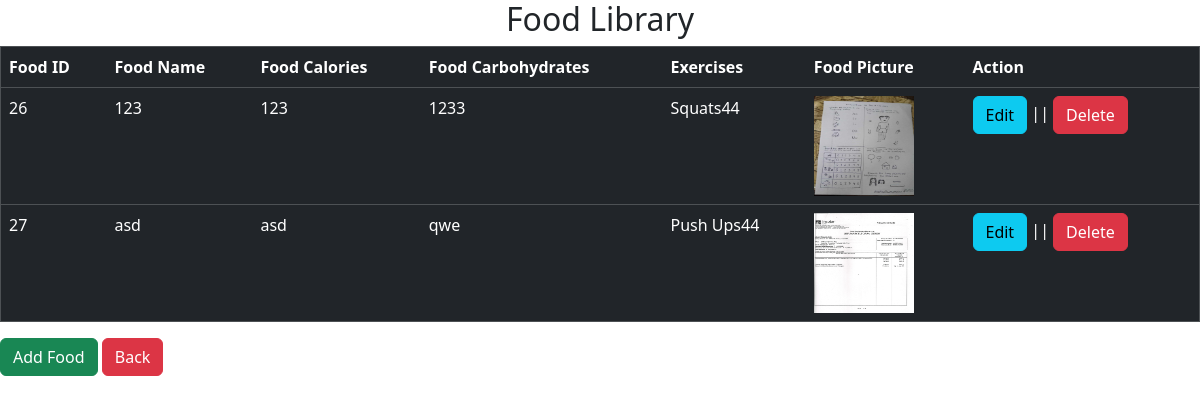
Page /foodlibrary.php (signed in) on the earlier database version.
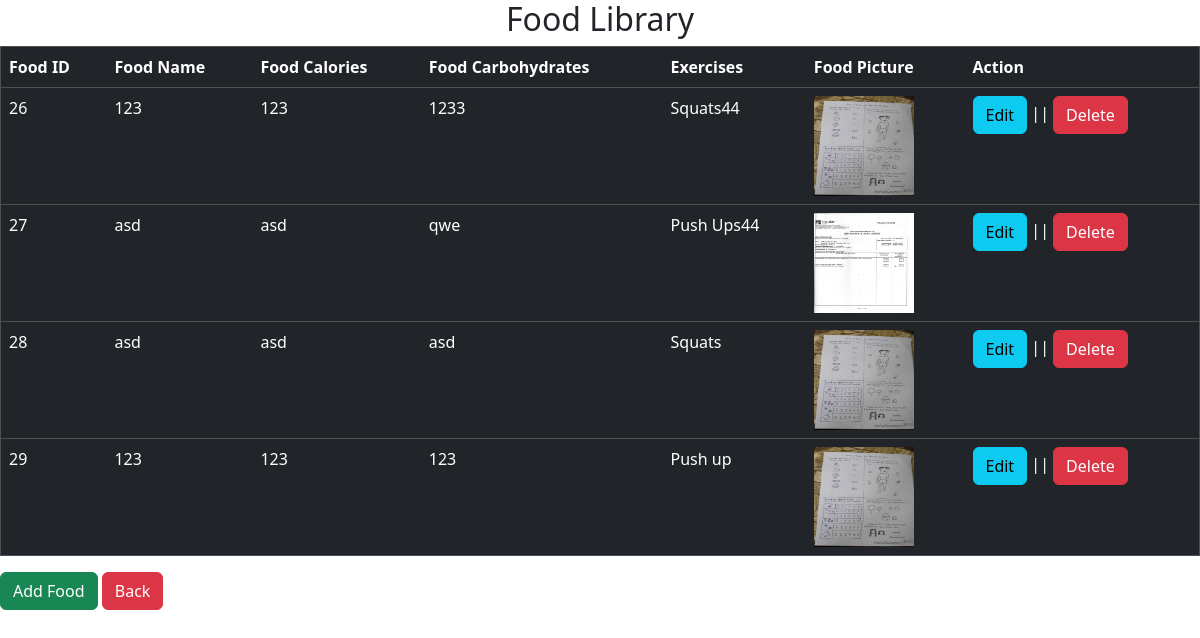
Same page on the later database version.
### tables this page shows
CREATE TABLE `food_library` (
  `food_id` int(11) NOT NULL,
  `user_id` int(11) NOT NULL,
  `food_name` varchar(20) NOT NULL,
  `food_calories` varchar(20) NOT NULL,
  `food_carbohydrates` varchar(20) NOT NULL,
  `exercise` varchar(255) NOT NULL,
  `food_picture` varchar(255) NOT NULL
);

### foodlibrary.php (the view, shortened to what this page needs)
<?php require 'connection.php';?>
<!DOCTYPE html>
<html lang="en">
<head>
    <link rel="stylesheet" href="bootstrap.css">
</head>
<body>
<h2 style="text-align: center;">Food Library</h2>
<table border="1" class="table table-dark">
	<b>
		<th>Food ID</th>
		<th>Food Name</th>
		<th>Food Calories</th>
		<th>Food Carbohydrates</th>
		<th>Exercises</th>
		<th>Food Picture</th>
		<th>Action</th>
        <?php
        $sql = "SELECT * FROM food_library";
        $result = $conn->query($sql);
	if($result->num_rows > 0){
		while($row = $result -> fetch_assoc()){
			echo "<tr>";
			echo "<td>".$row["food_id"]."</td>";
			echo "<td>".$row["food_name"]."</td>";
			echo "<td>".$row["food_calories"]."</td>";
			echo "<td>".$row["food_carbohydrates"]."</td>";
			echo "<td>".$row["exercise"]."</td>";
			echo "<td><img src='".$row["food_picture"]."' width='100' height='100'></td>";
			echo "<td><a href='update.php?food_id=".$row["food_id"]."'  class='btn btn-info'>Edit</a> || <button class='btn btn-danger'>Delete</button></td>";
			echo "</tr>";
		}
	} else{
		echo "<tr><td colspan = '7'> No records found</td></tr>";
	}
?>
</table>
<a href="addfood.php" class="btn btn-success">Add Food</a>
<a href="dashboard.php" class="btn btn-danger" >Back</a>
</body>
</html>

Differences in the rows shown:
added food_library: food_id "28", food_name "asd", food_calories "asd", food_carbohydrates "asd", exercise "Squats", food_picture (picture)
added food_library: food_id "29", food_name "123", food_calories "123", food_carbohydrates "123", exercise "Push up", food_picture (picture)
